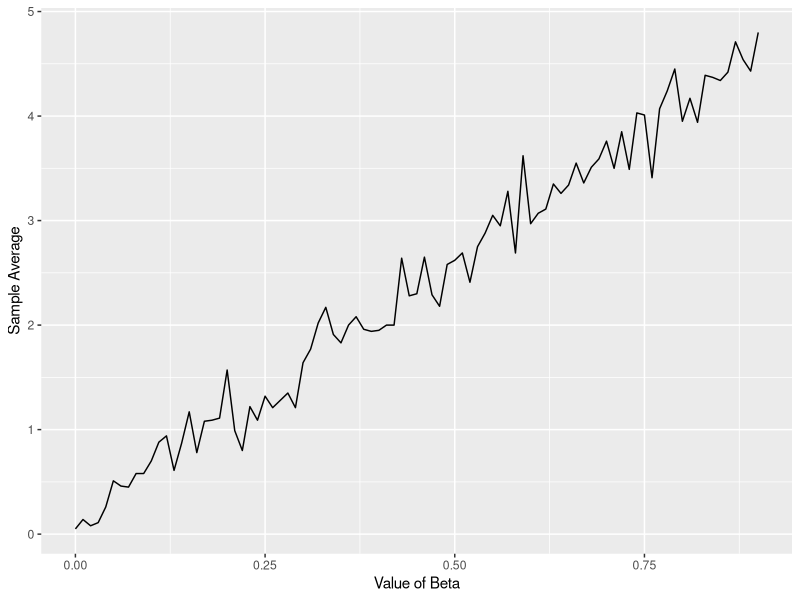

Write R code to recreate this figure.
## ---- chunk 1
knitr::opts_chunk$set(echo = TRUE)
library(dplyr) 
library(ggplot2)
library(tidyverse)
## ---- chunk 2
set.seed(0)
n<-1000
sample_X<-data.frame(U=runif(n))%>%
  mutate(X=case_when(
    (0<=U)&(U<0.25)~1,
    (0.25<=U)&(U<0.5)~5,
    (0.5<=U)&(U<=1)~0))%>%
pull(X)

head(sample_X,400)

sample_X_015<-function(alpha,beta,n){
  data.frame(U=runif(n))%>%
  mutate(X=case_when(
    (0<=U)&(U<alpha)~1,
    (alpha<=U)&(U<alpha+beta)~5,
    (alpha+beta<=U)&(U<=1)~0))%>%
  pull(X) 
}

test<-sample_X_015(0.5,0.1,100000)

head(test,400)

sample_avg<-mean(test)
sample_avg
## ---- chunk 3
range<-seq(0,0.9,0.01)
average_vector<-c()

for(i in range){
  sample<-sample_X_015(0.1,i,100)
  sample_avg<-mean(sample)
  average_vector<-c(average_vector,sample_avg)
}


ggplot()+xlab("Value of Beta")+geom_line(aes(x=range,y=average_vector))+ylab("Sample Average")
  
